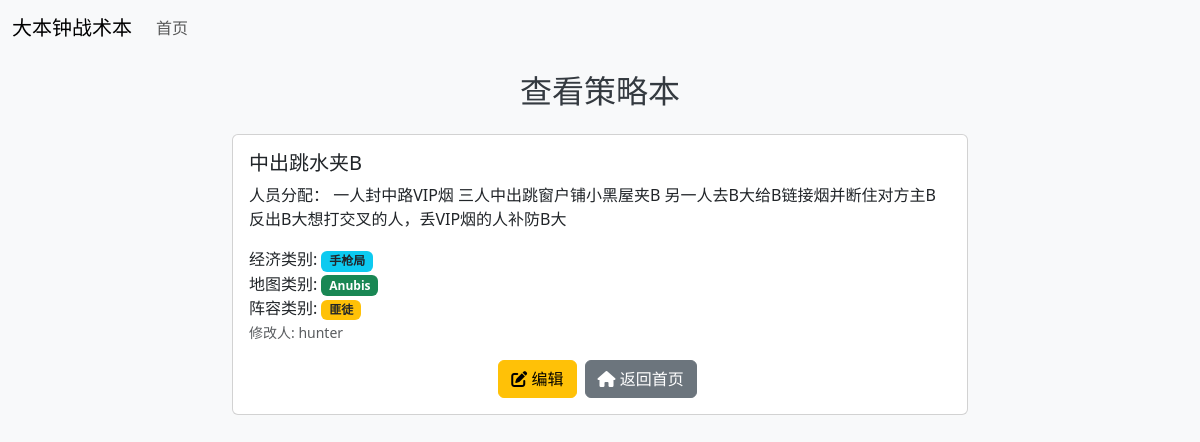
Screenshot of /view/1 with the database file from the repository.
### models.py (models this page shows, shortened)
class TacticsBook(db.Model):
    __tablename__ = 'tactics_book'
    id = db.Column(db.Integer, primary_key=True)
    title = db.Column(db.String(100), nullable=False)
    content = db.Column(db.Text, nullable=False)
    modified_by = db.Column(db.String(100), nullable=False)
    economic_category_id = db.Column(db.Integer, db.ForeignKey('categories.id'), nullable=False)
    map_category_id = db.Column(db.Integer, db.ForeignKey('categories.id'), nullable=False)
    lineup_category_id = db.Column(db.Integer, db.ForeignKey('categories.id'), nullable=False)
    economic_category = db.relationship('Category', foreign_keys=[economic_category_id])
    map_category = db.relationship('Category', foreign_keys=[map_category_id])
    lineup_category = db.relationship('Category', foreign_keys=[lineup_category_id])

class Category(db.Model):
    __tablename__ = 'categories'
    id = db.Column(db.Integer, primary_key=True)
    name = db.Column(db.String(50), nullable=False)
    parent_id = db.Column(db.Integer, db.ForeignKey('categories.id'), nullable=True)
    parent = db.relationship('Category', remote_side=[id], backref='subcategories')

### views.py (the view)
@views.route('/view/<int:tactics_id>')
def view_tactic(tactics_id):
    tactics = TacticsBook.query.get_or_404(tactics_id)
    return render_template('view.html', tactics=tactics)

### templates/view.html (shortened to what this page needs)
{% extends 'base.html' %}
{% block content %}
    <div class="row justify-content-center">
        <div class="col-md-8">
            <h2 class="mb-4 text-center">查看策略本</h2>
            {% if tactics %}
                <div class="card">
                    <div class="card-body">
                        <h5 class="card-title">{{ tactics.title }}</h5>
                        <p class="card-text">{{ tactics.content }}</p>
                        <p class="card-text">
                            经济类别: <span class="badge bg-info text-dark">{{ tactics.economic_category.name }}</span><br>
                            地图类别: <span class="badge bg-success text-white">{{ tactics.map_category.name }}</span><br>
                            阵容类别: <span class="badge bg-warning text-dark">{{ tactics.lineup_category.name }}</span><br>
                            <small class="text-muted">修改人: {{ tactics.modified_by }}</small>
                        </p>
                        <div class="d-flex justify-content-center">
                            <a href="{{ url_for('views.edit', tactics_id=tactics.id) }}" class="btn btn-warning me-2">
                                <i class="fas fa-edit"></i> 编辑
                            </a>
                            <a href="{{ url_for('views.index') }}" class="btn btn-secondary">
                                <i class="fas fa-home"></i> 返回首页
                            </a>
                        </div>
                    </div>
                </div>
            {% endif %}
        </div>
    </div>
{% endblock %}

### static/css/styles.css (style rules this page uses)
body { background-color: #f8f9fa; }
h1, h2 { color: #343a40; }
.btn { margin-right: 5px; }

### rows the page displays
TacticsBook: title "中出跳水夹B", content "人员分配： 一人封中路VIP烟 三人中出跳窗户铺小黑屋夹B 另一人去B大给B链接烟并断住对方主B反出B大想打交叉的人，丢VIP烟的人补防B大", modified_by "hunter"
Category: economic_category.name "手枪局"
Category: map_category.name "Anubis"
Category: lineup_category.name "匪徒"
